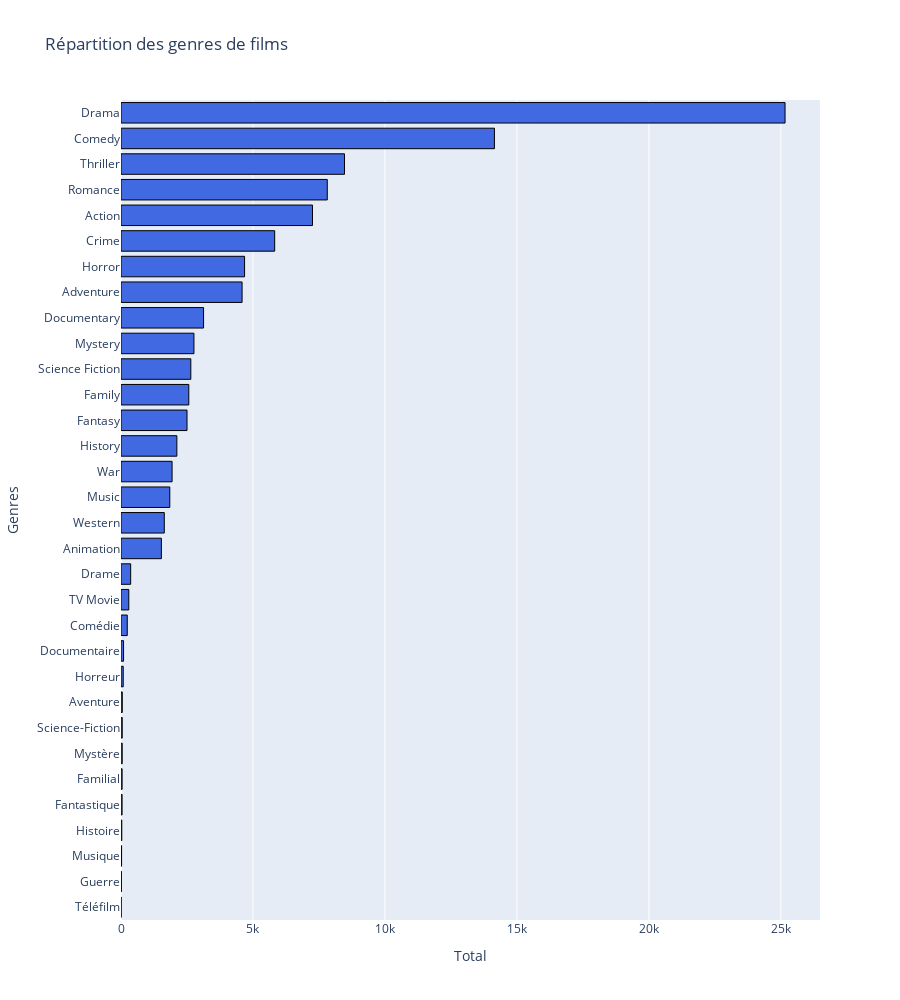

Here is the notebook cell this chart was saved with:
### Markdown cell above
- On cherche quel genre de films est le plus répandu dans le dataset filtré

### Code cell
movies_by_genres(df)

### Figure 1 — Plotly figure (JSON) as saved in the notebook; plotly's stock layout.template omitted (floating-point values rounded to 4 significant figures)
{"data": [{"marker": {"color": "royalblue", "line": {"color": "black", "width": 1}}, "orientation": "h", "showlegend": false, "type": "bar", "x": [4, 13, 22, 30, 41, 42, 46, 47, 49, 84, 97, 238, 296, 366, 1530, 1640, 1849, 1935, 2116, 2501, 2569, 2645, 2763, 3128, 4587, 4681, 5822, 7255, 7814, 8467, 14147, 25156], "y": ["Téléfilm", "Guerre", "Musique", "Histoire", "Fantastique", "Familial", "Mystère", "Science-Fiction", "Aventure", "Horreur", "Documentaire", "Comédie", "TV Movie", "Drame", "Animation", "Western", "Music", "War", "History", "Fantasy", "Family", "Science Fiction", "Mystery", "Documentary", "Adventure", "Horror", "Crime", "Action", "Romance", "Thriller", "Comedy", "Drama"]}], "layout": {"autosize": true, "height": 1000, "title": {"text": "Répartition des genres de films"}, "xaxis": {"title": {"text": "Total"}}, "yaxis": {"title": {"text": "Genres"}}}}
